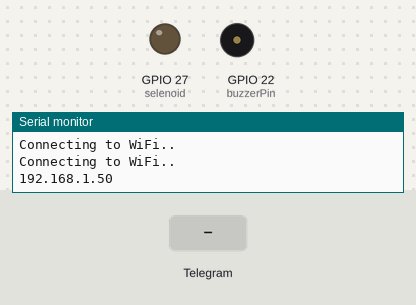
The sketch below on a simulated ESP32. On the bench: output pins drawn as LEDs (lit = HIGH), buzzer (waves = sounding, pin HIGH), the last lines printed to the serial monitor. The test bench sets the inputs (shaded band). WiFi joins after 1.5 s; servers stay silent unless stated.

Above: at 5.2 s.
5.3 s: Telegram message "/start" received
At 7.1 s:
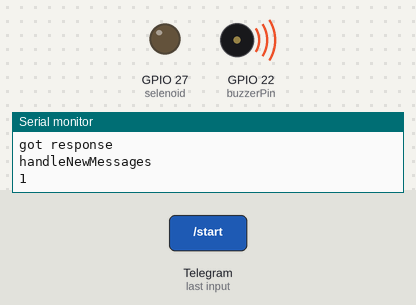
7.4 s: Telegram message "/open" received
At 8.5 s:
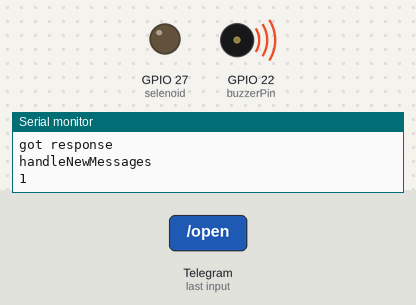
10.7 s: Telegram message "/close" received
Timing chart, 0 to 15.4 s (numbered marks = the images above; inputs shaded):
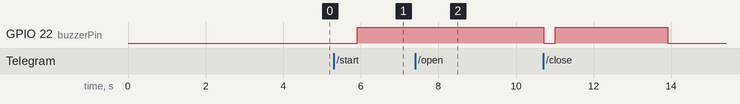

Measured:
- after the input at 5.3 s, GPIO 22 (buzzerPin): LOW → HIGH after 0.60 s
- after the input at 7.4 s, GPIO 22 (buzzerPin): stays HIGH (without the input it goes to LOW after 1.4 s)

The sketch:

Smart_door_lock.ino.ino
```cpp
#include <WiFi.h>
#include <WiFiClientSecure.h>
#include <UniversalTelegramBot.h>
#include <ArduinoJson.h>

const char* ssid = "Dira";
const char* password = "12345678";

#define BOTtoken "7104296249:AAFj2g3zU3EojapoGAmlJMKwzyL4V96K4VM"  // Bot Token dari BotFather

const char* allowedChatIDs[] = {"6846584541"};

WiFiClientSecure client;
UniversalTelegramBot bot(BOTtoken, client);

int botRequestDelay = 1000;  // Mengubah delay menjadi 1000ms (1 detik) untuk menghindari spamming
unsigned long lastTimeBotRan;

const int selenoid = 27;
bool StatusSelenoid = LOW;

const int buzzerPin = 22; // Pin buzzer
const int buzzerDuration = 2000;
unsigned long buzzerStartTime = 0;

void handleNewMessages(int numNewMessages) {
  Serial.println("handleNewMessages");
  Serial.println(String(numNewMessages));

  for (int i = 0; i < numNewMessages; i++) {
    String chat_id = String(bot.messages[i].chat_id);
    bool authorized = false;

    // Check if the sender's chat ID is in the allowedChatIDs array
    for (int j = 0; j < sizeof(allowedChatIDs) / sizeof(allowedChatIDs[0]); j++) {
      if (chat_id == allowedChatIDs[j]) {
        authorized = true;
        break;
      }
    }

    if (!authorized) {
      bot.sendMessage(chat_id, "Unauthorized user", "");
      // Nyalakan buzzer jika pengguna tidak diotorisasi
      digitalWrite(buzzerPin, HIGH);
      buzzerStartTime = millis();
      continue;
    }
    String text = bot.messages[i].text;
    Serial.println(text);

    String from_name = bot.messages[i].from_name;

    if (text == "/start") {
      String control = "Selamat Datang, " + from_name + ".\n";
      control += "Gunakan Commands Di Bawah Untuk Monitoring dan Kontrol Selenoid\n\n";
      control += "/open Untuk Membuka Selenoid \n";
      control += "/close Untuk Menutup Selenoid \n";
      control += "/StatusSelenoid Untuk Cek Status Selenoid \n";

      bot.sendMessage(chat_id, control, "");
    }

    if (text == "/open") {
      bot.sendMessage(chat_id, "Membuka Selenoid", "");
      StatusSelenoid = HIGH;
      Serial.println("Membuka Selenoid - StatusSelenoid = HIGH");
      digitalWrite(selenoid, StatusSelenoid);
    }
    if (text == "/close") {
      bot.sendMessage(chat_id, "Menutup Selenoid", "");
      StatusSelenoid = LOW;
      Serial.println("Menutup Selenoid - StatusSelenoid = LOW");
      digitalWrite(selenoid, StatusSelenoid);
    }

    if (text == "/StatusSelenoid") {
      int readsel = digitalRead(selenoid);
      if (readsel == LOW) {
        bot.sendMessage(chat_id, "Selenoid dalam Kondisi Tertutup", "");
        Serial.println("Selenoid dalam Kondisi Tertutup");
      } else if (readsel == HIGH) {
        bot.sendMessage(chat_id, "Selenoid dalam Kondisi Terbuka", "");
        Serial.println("Selenoid dalam Kondisi Terbuka");
      }
    }
  }
}

void setup() {
  Serial.begin(115200);
  pinMode(selenoid, OUTPUT);
  pinMode(buzzerPin, OUTPUT);
  digitalWrite(buzzerPin, LOW); // Pastikan buzzer dimatikan pada awalnya

  digitalWrite(selenoid, StatusSelenoid); // Inisialisasi status selenoid

  Serial.println(selenoid);

  delay(1000);

  WiFi.mode(WIFI_STA);
  WiFi.begin(ssid, password);
#ifdef ESP32
  client.setCACert(TELEGRAM_CERTIFICATE_ROOT);
#endif
  while (WiFi.status() != WL_CONNECTED) {
    delay(1000);
    Serial.println("Connecting to WiFi..");
  }

  // Print ESP32 Local IP Address
  Serial.println(WiFi.localIP());
  delay(1000);
}

void loop() {
  if (millis() - lastTimeBotRan > botRequestDelay) {
    int numNewMessages = bot.getUpdates(bot.last_message_received + 1);

    // Memeriksa apakah buzzer harus dimatikan setelah waktu tertentu
    if (digitalRead(buzzerPin) == HIGH && millis() - buzzerStartTime >= buzzerDuration) {
      digitalWrite(buzzerPin, LOW);
    }

    while (numNewMessages) {
      Serial.println("got response");
      handleNewMessages(numNewMessages);
      numNewMessages = bot.getUpdates(bot.last_message_received + 1);
    }
    lastTimeBotRan = millis();
  }
}
```
